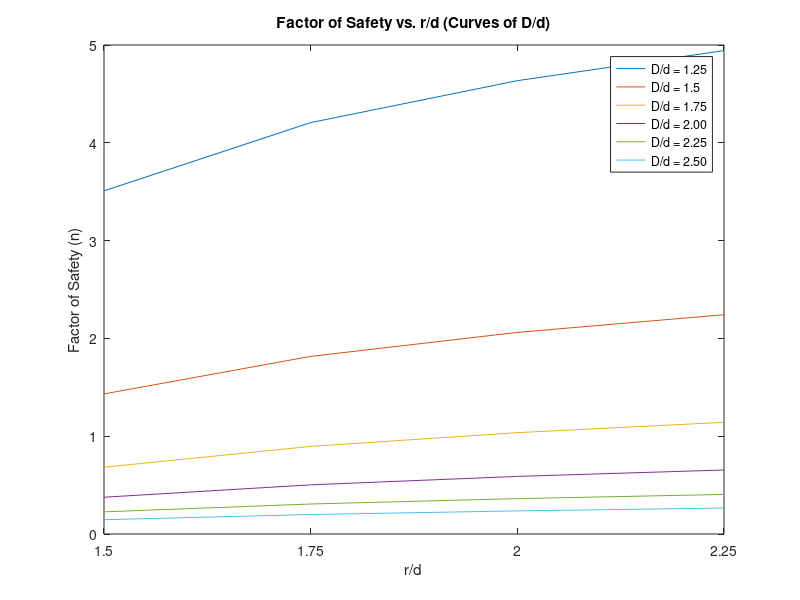

Reproduce this figure in MATLAB.
% NASH ELDER %
% ME 328 DESIGN I, DR. DAV0L %

% FATIGUE %
% Equations and recommended values from Shigley's 9th ed. %

% MATERIAL = STEEL %

clear;

Sy = 60.2; % ksi %
Sut = 95; % ksi %

Pa = 0.2; % kip %
Pm = 0.8; % kip %
P = 1;
Dbig = 3.5; % in. %
L = 15; % in. %
a = 8; % in. %

aSurf = 2.70; % Finish Factor a (machined finish) %
bSurf = -0.265; % Finish Factor b (machined finish) %

SePrime = 0.5*Sut; % ksi -- For Sut <= 200 %

for i = 1:6
    Doverd = 1.25 + 0.25*(i-1);
    d = (Dbig/Doverd);
    
    for j = 1:4
        roverd = 0.05 + 0.05*(j-1);
        r = (roverd * d);

        Ka = aSurf*Sut^bSurf;

        if d <= 2.0

            Kb = 0.879*(0.370*d)^(-0.107); % Size Factor -- small radius %
        else
            Kb = 0.91*(0.370*d)^(-0.157); % Size Factor -- large radius %
        end

        Kc = 1; % Load Factor -- Bending Load %

        Kd = 1; % Temp Factor -- Temp = 20 deg. C %

        Za = 1.288; % Transformation Variate for 90% (TBL 6-5) %

        Ke = 1 - 0.08*Za; % Reliability Factor %
        
        Se = SePrime * Ka * Kb * Kc * Kd * Ke;
        
        % Kt due to bending and torsion (ref: AMESWEB.INFO) %
        
        h = (Dbig-d)/2;
        
        if 0.1 <= h/r <= 2.0
            c1b = 0.947+1.206*(sqrt(h/r))-0.131*h/r;
            c2b = 0.022-0.3405*(sqrt(h/r))+0.915*h/r;
            c3b = 0.869+1.777*(sqrt(h/r))-0.555*h/r;
            c4b = -0.810+0.422*(sqrt(h/r))-0.260*h/r;
        elseif 2.0 < h/r <= 20.0
            c1b = 1.232+0.832*(sqrt(h/r))-0.008*h/r;
            c2b = -3.813+0.968*(sqrt(h/r))-0.260*h/r;
            c3b = 7.423-4.868*(sqrt(h/r))+0.869*h/r;
            c4b = -3.839+3.070*(sqrt(h/r))-0.600*h/r;
        else
            c1b = NaN; c2b = NaN; c3b = NaN; c4b = NaN;
        end
        
        Kt = c1b + c2b*(2*h/Dbig) + c3b*(2*h/Dbig)^2 + c4b*(2*h/Dbig)^3;
        
        if 0.25 <= h/r <= 4.0
            c1t = 0.905+0.783*(sqrt(h/r))-0.075*h/r;
            c2t = -0.437-1.969*(sqrt(h/r))+0.553*h/r;
            c3t = 1.557+1.073*(sqrt(h/r))-0.578*h/r;
            c4t = -1.061+0.171*(sqrt(h/r))+0.086*h/r;
        else
            c1t = NaN; c2t = NaN; c3t = NaN; c4t = NaN;
        end
        
        Kts = c1t + c2t*(2*h/Dbig) + c3t*(2*h/Dbig)^2 + c4t*(2*h/Dbig)^3;

        % q calculation to find Kf %
        
        sqrtA = 0.246-3.08*10^(-3)*Sut+1.51*10^(-5)*Sut^2-2.67*10^(-8)*Sut^3;
        sqrtA_tor = 0.190-2.51*10^(-3)*Sut+1.35*10^(-5)*Sut^2-2.678*10^(-8)*Sut^3;
        
        
        q = 1/(1+sqrtA/sqrt(r));
        qs = 1/(1+sqrtA_tor/sqrt(r));
        
        Kf = q * (Kt-1) + 1;
        Kfs = qs * (Kts-1) + 1;
        
        % Sigma calculation %
        
        Ma = Pa * L;
        Mm = Pm * L; 
        Ta = Pa * a;
        Tm = Pm * a;
        I = pi/4*(d/2)^4;
        J = pi/2*(d/2)^4;
        
        sig_a_bend = Ma*(d/2)/I;
        sig_m_bend = Mm*(d/2)/I;
        tau_a = Ta*(d/2)/J;
        tau_m = Tm*(d/2)/J;
        
        sig_prime_a = ((Kf*sig_a_bend)^2 + 3*(Kfs*tau_a)^2)^(0.5);
        sig_prime_m = ((Kf*sig_m_bend)^2 + 3*(Kfs*tau_m)^2)^(0.5);
        
        sig_prime_max = sig_m_bend + sig_a_bend;
        tau_prime_max = tau_a + tau_m;
        
        % Safety factors %
        
        n_fatigue = 1/((sig_prime_a/Se) + (sig_prime_m/Sut));% Safety factor for fatigue %
        
        n_SF = Sy / sig_prime_max; % Safety factor Yield / Allowable %
        
        n = min(n_fatigue, n_SF);
        
        SF(j,i) = n; % Allocation of safety factors on each iteration (for plot) %
        
    end
end
disp('4x6 Vector of 6 different D/d values and 4 different r/d values:');
disp(SF);

plot(SF);
xlabel('r/d');
ylabel('Factor of Safety (n)');
legend('D/d = 1.25', 'D/d = 1.5', 'D/d = 1.75', 'D/d = 2.00', 'D/d = 2.25', 'D/d = 2.50');
set(gca, 'XTick', 0:1:4);
set(gca, 'XTickLabel', 1.25:0.25:2.5);
title('Factor of Safety vs. r/d (Curves of D/d)');
